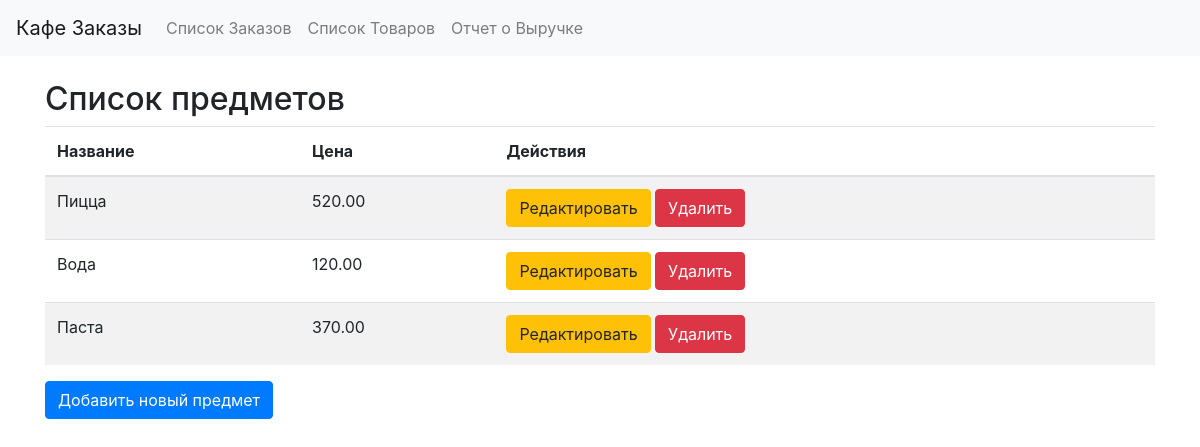
The page /orders/items/ on the database as committed earlier.
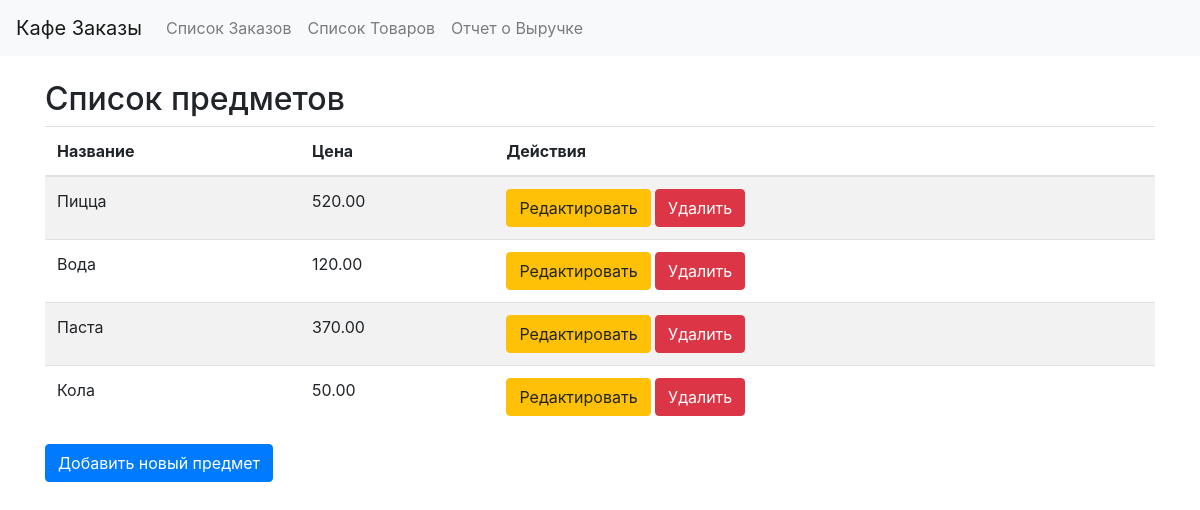
The same page on the database as committed later.
### orders/models.py (models this page shows, shortened)
class Item(models.Model):
    name: str = models.CharField(max_length=100)
    price: float = models.DecimalField(max_digits=10, decimal_places=2)

### orders/views.py (the view)
# urls.py: path('items/', item_list, name='item_list'),
def item_list(request: Any) -> render:
    items = Item.objects.all()
    return render(request, 'orders/item_list.html', {
        'items': items,
    })

### orders/templates/orders/item_list.html (shortened to what this page needs)
{% extends 'base.html' %}
{% block content %}
    <h2>Список предметов</h2>
    <table class="table table-striped">
        <thead>
            <tr>
                <th>Название</th>
                <th>Цена</th>
                <th>Действия</th>
            </tr>
        </thead>
        <tbody>
            {% for item in items %}
            <tr>
                <td>{{ item.name }}</td>
                <td>{{ item.price }}</td>
                <td>
                    <a href="{% url 'item_create' item.id %}" class="btn btn-warning">Редактировать</a>
                    <form action="{% url 'item_delete' item.id %}" method="post" style="display:inline;">
                        <button type="submit" class="btn btn-danger">Удалить</button>
                    </form>
                </td>
            </tr>
            {% empty %}
            <tr>
                <td colspan="3">Нет доступных предметов.</td>
            </tr>
            {% endfor %}
        </tbody>
    </table>
    <a href="{% url 'item_create' %}" class="btn btn-primary">Добавить новый предмет</a>
{% endblock %}

Rows that differ between the two databases and show on the page:
added Item: name "Кола", price "50.00"
